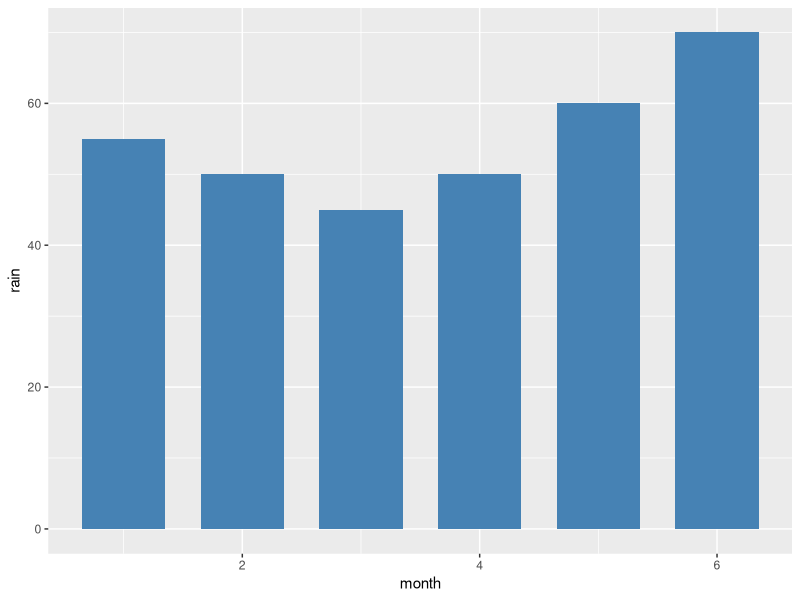
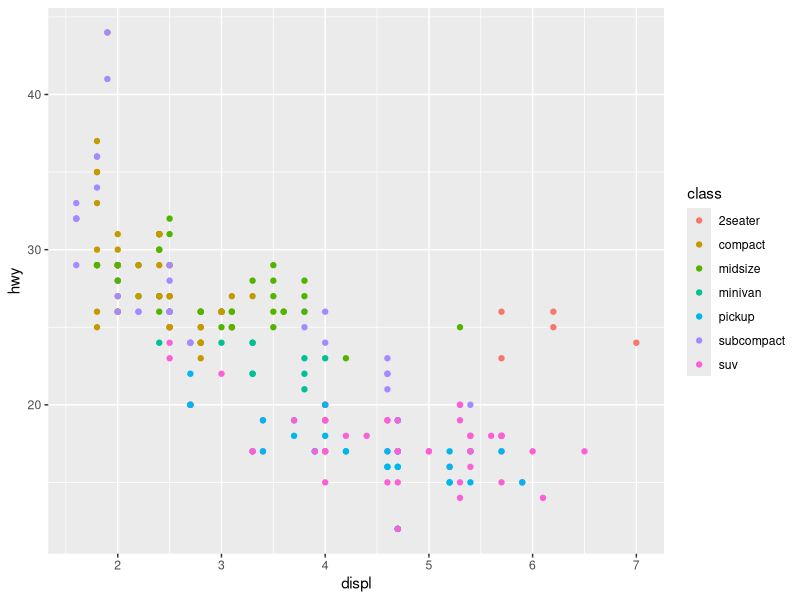

Reproduce these figures in R, in order.
library(ggplot2)

month <- c(1,2,3,4,5,6)
rain <- c(55,50,45,50,60,70)
df <- data.frame(month,rain)         # 그래프를 작성할 대상 데이터
df

# https://ggplot2.tidyverse.org/
ggplot(df, aes(x=month, y=rain)) +   # 그래프를 그릴 데이터 지정
  geom_bar(stat="identity",          # 막대의 높이는 y축에 해당하는 열의 값
           width=0.7,                # 막대의 폭 지정
           fill="steelblue")         # 막대의 색 지정

ggplot(mpg, aes(displ, hwy, colour = class)) + 
  geom_point()
